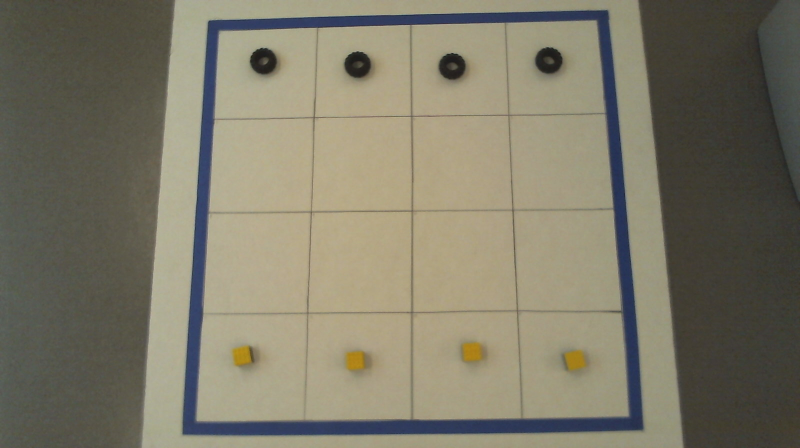
#> input picture Sprint #4 - Classification, Images, and Neural Networks/working with Robot Pics 2/images/Robot Pics 2/image_filename50.jpg, 1600 x 896 px (shown at 1/2 size)
$ jupyter execute --allow-errors '2024-12-02 - Step 1c - Make Training Squares.ipynb'   (shell and % lines are left out)
#> lines starting #> are read from the running program, lines starting #| are printed output that depends on the picture
[cell 1]
from pylab import *
import cv2
from glob import glob
from image_defs import *
import os

[cell 2]
board_picture_folder='images/Robot Pics 2/'
square_images_folder='images/Robot Pics 2 squares'
image_to_use_for_corners="images/Robot Pics 2/image_filename50.jpg"

from corners import *

[cell 3]
board_filenames=sorted(glob(board_picture_folder+"/*.jpg"))
print(len(board_filenames))

## Look at all the boards

[cell 4]
count=1
figure(figsize=(15,10))
for filename in board_filenames:
    subplot(3,4,count)

    image=imread(filename)
#> image is the input picture: shape (896, 1600, 3); mean R, G, B 126.2, 121.8, 104
    image=image[:,300:1400]  # truncate if you need to
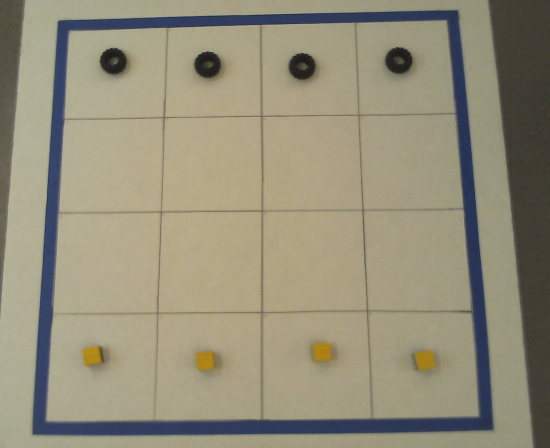
#> image: shape (896, 1100, 3) (shown at 1/2 size); mean R, G, B 148.7, 142.8, 121.5

    imshow(image)


    base,name=os.path.split(filename)
    title(name)
    print(name)
    count+=1
